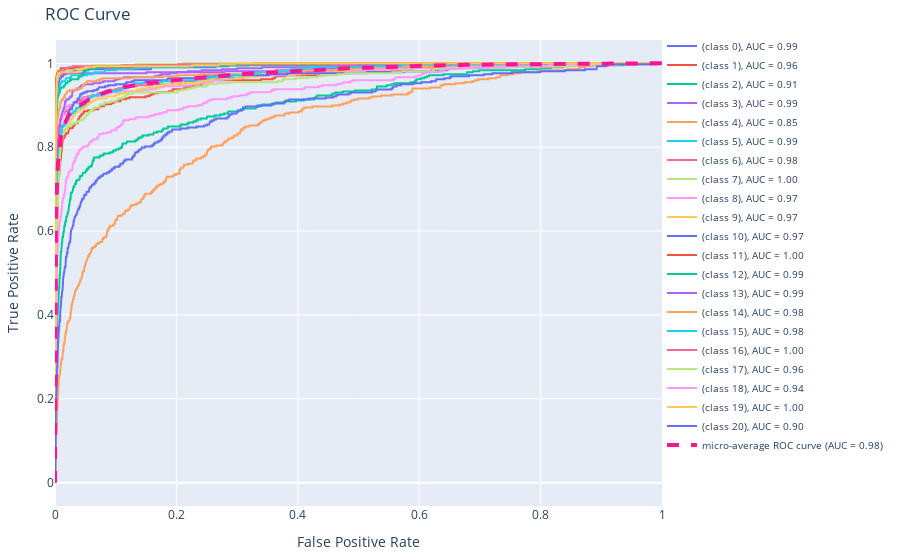

Notebook cell for this chart:
### Code cell
fig = go.Figure()

for i in range(21):
    fig.add_trace(go.Scatter(x=fpr[i], y=tpr[i], 
                             mode='lines',
                             name=f'(class {i}), AUC = {roc_auc[i]:.2f}'))

fig.add_trace(go.Scatter(x=fpr["micro"], y=tpr["micro"], 
                         mode='lines',
                         name=f'micro-average ROC curve (AUC = {roc_auc["micro"]:.2f})',
                         line=dict(color='deeppink', width=4, dash='dash')))

fig.update_layout(title='ROC Curve',
                  xaxis_title='False Positive Rate',
                  yaxis_title='True Positive Rate',
                  legend=dict(x=1, y=0.1, font=dict(size=10)),
                  margin=dict(l=40, r=40, t=40, b=40))

fig.show()
